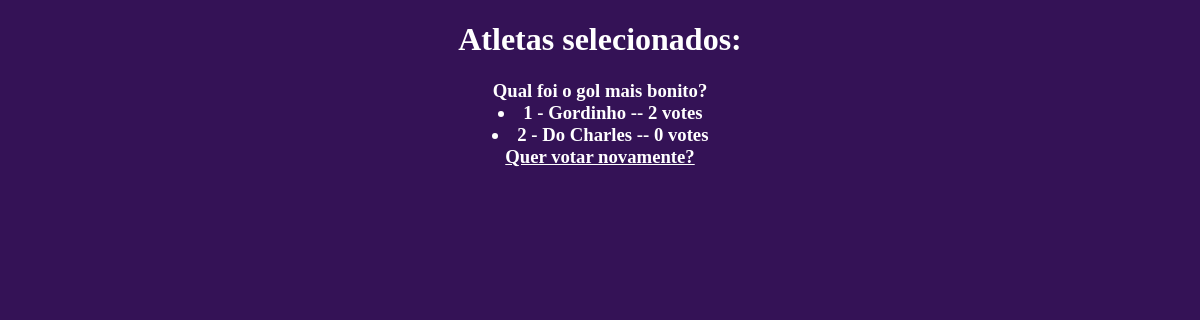
The page /polls/2/results/ on the database as committed earlier.
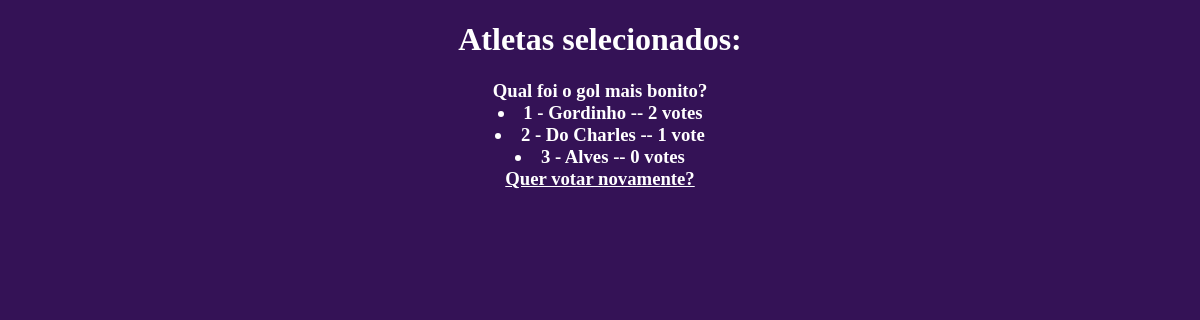
The same page on the database as committed later.
### polls/models.py (models this page shows, shortened)
class Choice(models.Model):
    question = models.ForeignKey(Question, on_delete=models.CASCADE)
    choice_text = models.CharField(max_length=200)
    votes = models.IntegerField(default=0)

### polls/views.py (the view)
# urls.py: path('<int:pk>/results/', views.ResultsView.as_view(), name='results'),
class ResultsView(generic.DetailView):
    model = Question
    template_name = 'polls/results.html'

### polls/templates/polls/results.html (shortened to what this page needs)
{% load static %}
<!DOCTYPE html>
<html lang="pt-br">
<head>
    <link rel="stylesheet" href="{% static 'polls/css/style.css' %}">
</head>
<body>
    <center>
    <h1>Atletas selecionados:</h1>
    <h3>
    {{ question.question_text }}
    {% for choice in question.choice_set.all %}
        <li>{{ choice.choice_text }} -- {{ choice.votes }} vote{{ choice.votes|pluralize }}</li>
    {% endfor %}
    <a href="{% url 'polls:detail' question.id %}">Quer votar novamente?</a>
    </h3>
    </center>
</body>
</html>

Rows that differ between the two databases and show on the page:
changed Choice "2 - Do Charles": votes "0" → "1"
added Choice: choice_text "3 - Alves", votes "0"
